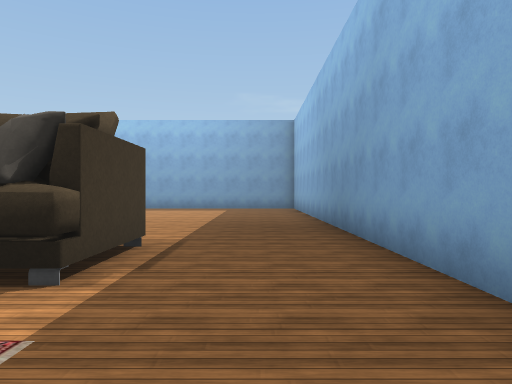
view 1 (above)

16 first-person views from a walk through a 3-D level made in the Unity game engine. The camera is 1.5 m above the floor, looks level and sees 70° across. The floor is counted in squares, 2 m on a side. Each view is taken from the middle of a square. On the plan, view 1 faces up. The plan holds only what a view shows up to about 11 squares ahead; the rest is blank. The place goes on beyond the plan. The player is left out. Some animated figures are left out. Some surface patterns are stand-ins.

view 2
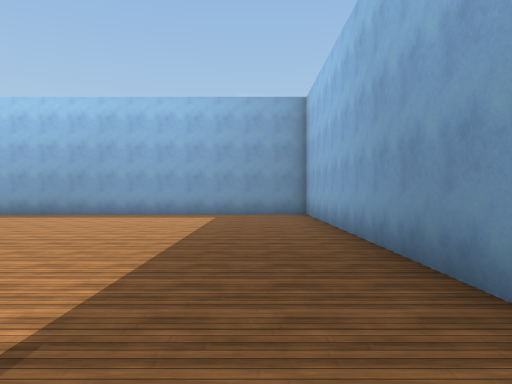

view 3
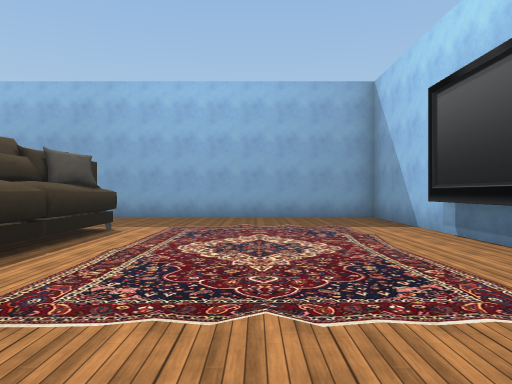

view 4
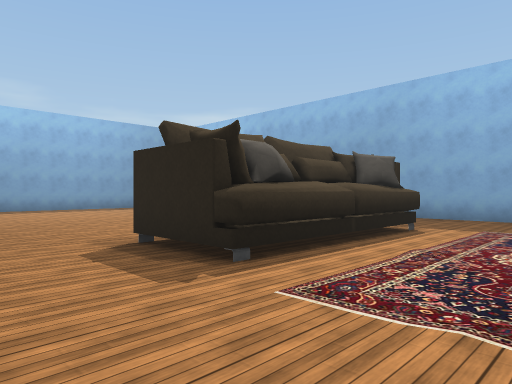

view 5
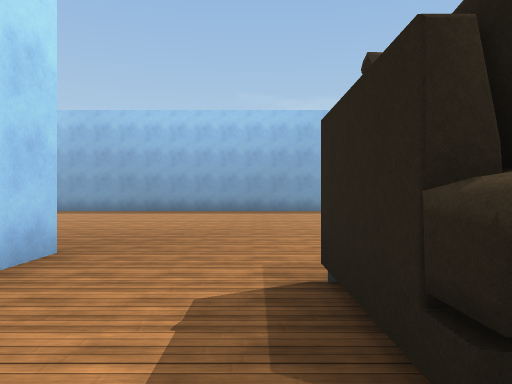

view 6
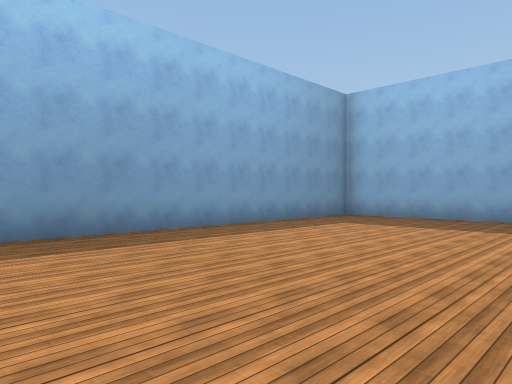

view 7
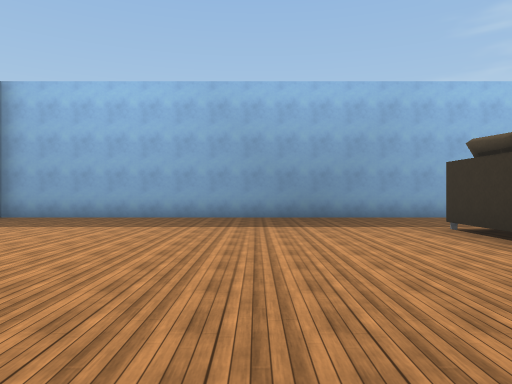

view 8
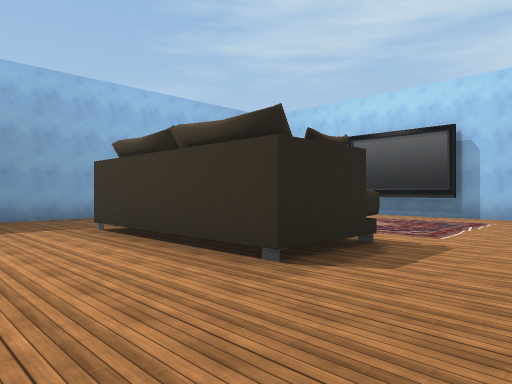

view 9
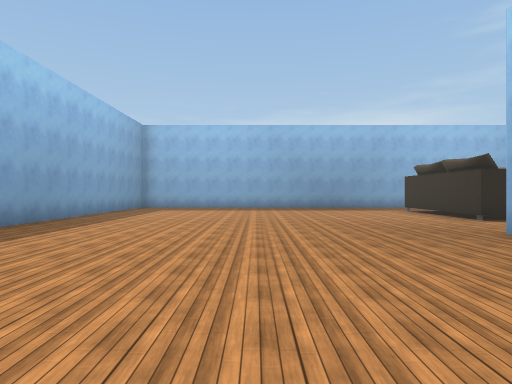

view 10
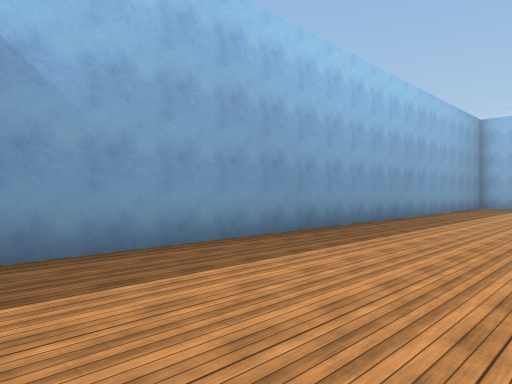

view 11
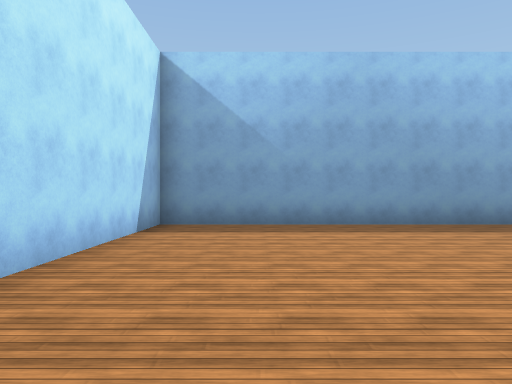

view 12
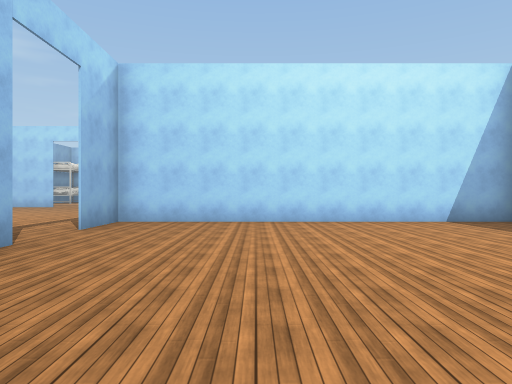

view 13
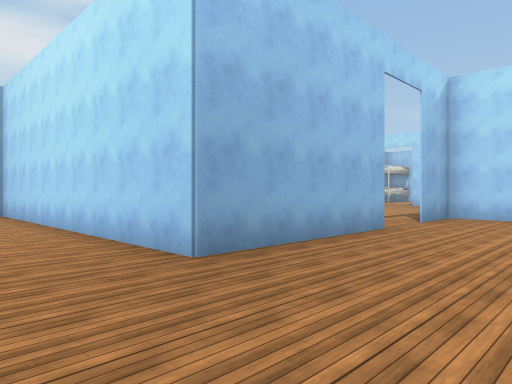

view 14
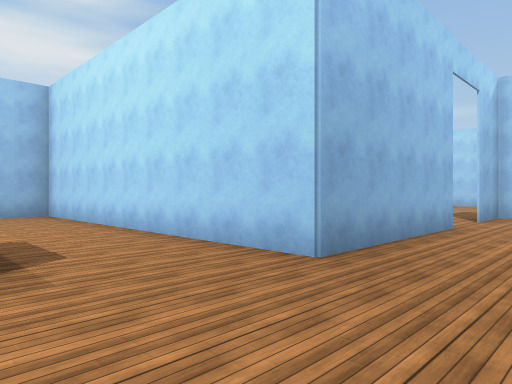

view 15
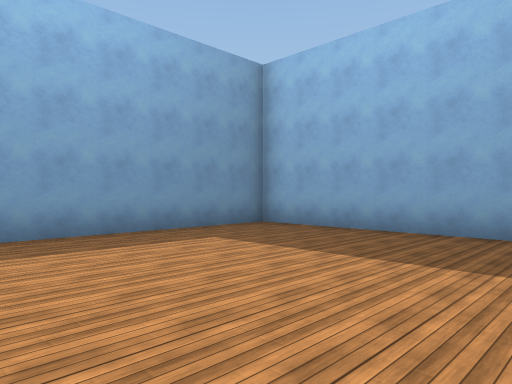

view 16
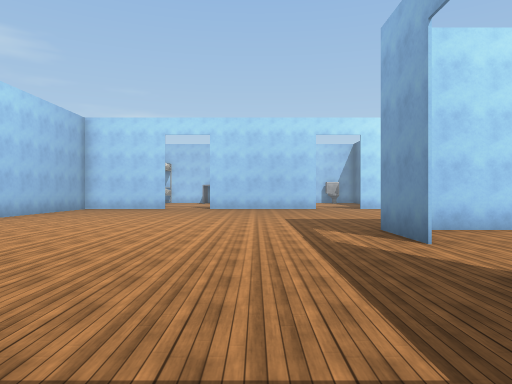

### Floor plan
Points are (right, up) in squares from view 1. A wall is a line through its corners. A room is listed if a view was taken in it or the views show most of it. See-through windows are left out.
Room 1 (views 1, 2, 3, 4, 5, 6, 7, 8, 9, 10, 11, 12, 13, 14, 15)
walls: (-6.4, 5.1) (-1.5, 5.1) (-1.5, 2.9) (-6.4, 2.9) (-6.4, 5.1); (-14.2, 6.5) (-9.5, 6.5) (-9.5, -3.1); (-5.8, -3.2) (-2.2, -3.2); (-9.1, -3.5) (-4.9, -3.5); (-4.1, -3.5) (1.7, -3.5) (1.7, 16.5) (-18.2, 16.5) (-18.2, 6.5) (-16.2, 6.5)
ways out: opening at (-15.5, 6) to room 2
Room 2 (view 16)
walls: (-16.2, 6.5) (-18.2, 6.5)
ways out: opening at (-15.5, 6) to room 1

Where each view was taken, in squares from view 1:
view 1: 0 up, 0 right, facing up
view 2: 4 up, 0 right, facing up
view 3: 0 up, 9 left, facing right
view 4: 0 up, 9 left, facing up-right
view 5: 2 up, 7 left, facing up
view 6: 10 up, 9 left, facing up-right
view 7: 9 up, 9 left, facing right
view 8: 8 up, 9 left, facing down-right
view 9: 11 up, 16 left, facing right
view 10: 12 up, 17 left, facing up-right
view 11: 8 up, 16 left, facing up
view 12: 10 up, 9 left, facing left
view 13: 10 up, 7 left, facing down-left
view 14: 9 up, 6 left, facing down-left
view 15: 10 up, 5 left, facing up-right
view 16: 4 up, 11 left, facing left
